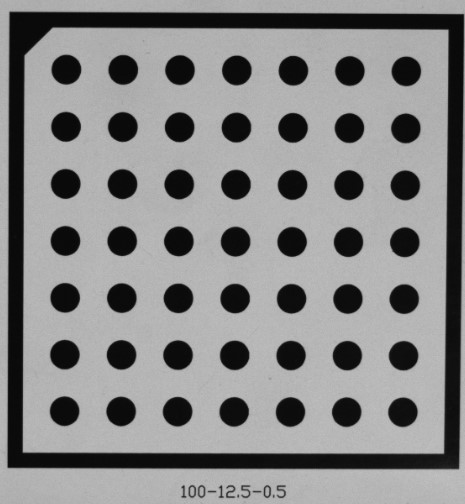
#> input picture 1.jpg, 465 x 504 px
$ python '相机标定.py'
#> lines starting #> are read from the running program, lines starting #| are printed output that depends on the picture; after the words box and inside, x2 and y2 are one past the last pixel; in counts of white or black regions, pixels touching at a corner belong together
# 加载环境包
import cv2
import numpy as np
# from PIL import  Image

# 图片简单处理


img = cv2.imread('1.jpg')  # 读取图片
#> img is the input picture: shape (504, 465, 3); min 0, max 194, mean 135.7

GrayImage = cv2.cvtColor(img, cv2.COLOR_BGR2GRAY)  # 灰度化

GrayImage = cv2.medianBlur(GrayImage, 25)  # 中值模糊，medianBlur()函数使用中值滤波器来平滑图像。
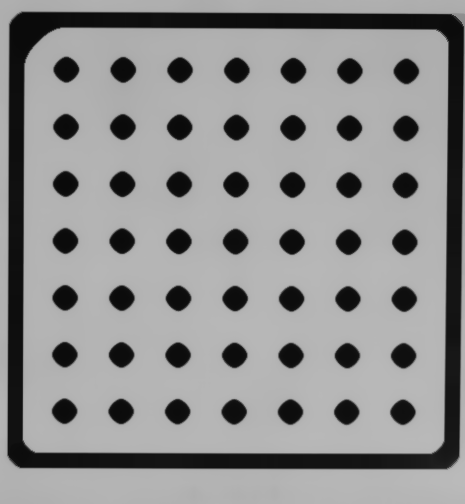
#> GrayImage: shape (504, 465); min 10, max 186, mean 143.6

# 阈值处理，输入图片默认为单通道灰度图片

ret, th1 = cv2.threshold(GrayImage, 127, 255, cv2.THRESH_TOZERO)  # 固定阈值二值化
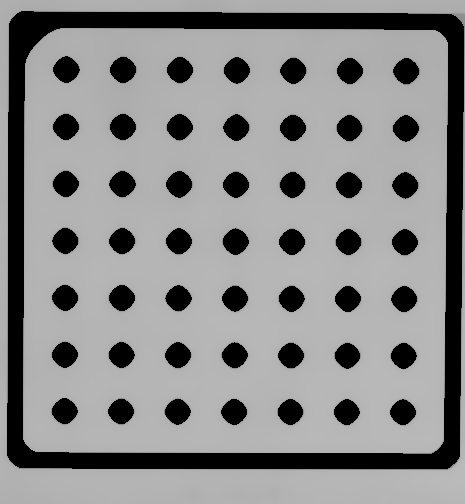
#> th1: shape (504, 465); min 0, max 186, mean 138

# threshold为固定阈值二值化

# 第二参数为阈值

# 第三参数为当像素值超过了阈值（或者小于阈值，根据type来决定），所赋予的值（一般情况下，都是256色，所以默认最大为255）

# thresh_binary是基于直方图的二值化操作类型，配合threshold一起使用。此外还有cv2.THRESH_BINARY； cv2.THRESH_BINARY_INV；
# cv2.THRESH_TRUNC； cv2.THRESH_TOZERO；cv2.THRESH_TOZERO_INV

th2 = cv2.adaptiveThreshold(GrayImage, 255, cv2.ADAPTIVE_THRESH_MEAN_C, cv2.THRESH_BINARY, 3, 5)
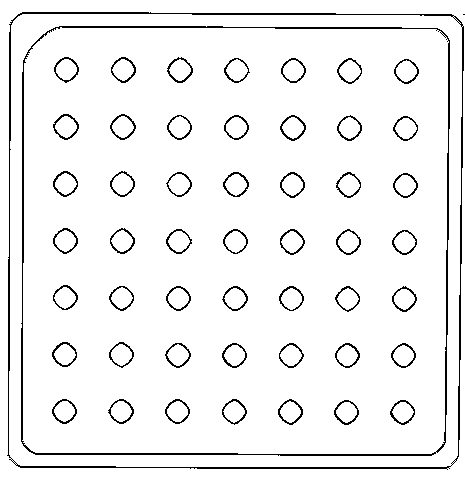
#> th2: shape (504, 465); 94.7% white; black in thin lines or dots, all inside (x1, y1, x2, y2) = (7, 12, 465, 470)

# adaptiveThreshold自适应阈值二值化，自适应阈值二值化函数根据图片一小块区域的值来计算对应区域的阈值，从而得到也许更为合适的图片。

# 第二参数为当像素值超过了阈值（或者小于阈值，根据type来决定），所赋予的值（一般情况下，都是256色，所以默认最大为255）

# 第三参数为阈值计算方法，类型有cv2.ADAPTIVE_THRESH_MEAN_C，cv2.ADAPTIVE_THRESH_GAUSSIAN_C

# 第四参数是基于直方图的二值化操作类型，配合threshold一起使用。此外还有cv2.THRESH_BINARY； cv2.THRESH_BINARY_INV；
# cv2.THRESH_TRUNC； cv2.THRESH_TOZERO；cv2.THRESH_TOZERO_INV

# 第五参数是图片中分块的大小

# 第六参数是阈值计算方法中的常数项

th3 = cv2.adaptiveThreshold(GrayImage, 255, cv2.ADAPTIVE_THRESH_GAUSSIAN_C, cv2.THRESH_BINARY, 3, 5)
#> th3: shape (504, 465); 95.1% white; black in thin lines or dots, all inside (x1, y1, x2, y2) = (7, 11, 464, 470)

# 同上

kernel = np.ones((6, 9), np.uint8)  # 创建全一矩阵，数值类型设置为uint8

erosion = cv2.erode(th2, kernel, iterations=1)  # 腐蚀处理
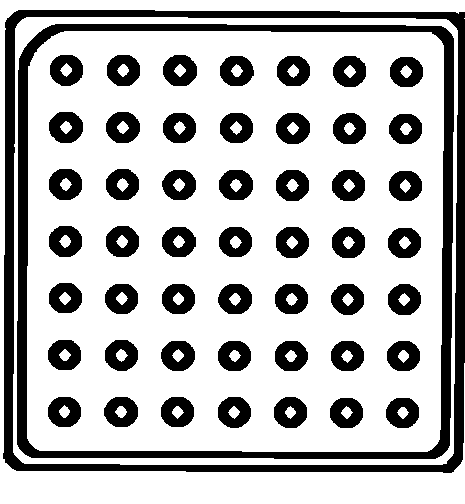
#> erosion: shape (504, 465); 72.5% white; 51 black regions, largest, box (x1, y1, x2, y2) and area: (3, 10, 465, 473) 14438, (17, 24, 454, 459) 14198, (49, 112, 83, 143) 759


dilation = cv2.dilate(erosion, kernel, iterations=1)  # 膨胀处理
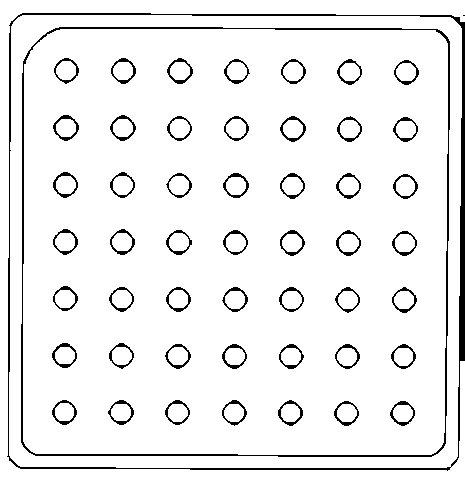
#> dilation: shape (504, 465); 93.7% white; black in thin lines or dots, all inside (x1, y1, x2, y2) = (7, 13, 465, 471)

imgray = cv2.Canny(erosion, 30, 100)  # Canny算子边缘检测
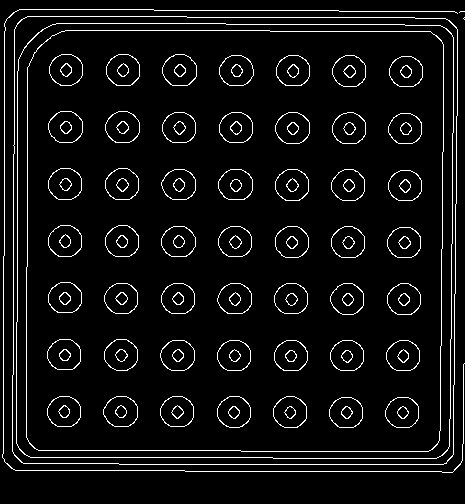
#> imgray: shape (504, 465); 5.9% white in thin lines or dots

# cv2.imshow("s", dilation)
circles = cv2.HoughCircles(imgray, cv2.HOUGH_GRADIENT, 1,20,param1=100,param2=20,minRadius=0,maxRadius=23) # 霍夫圆变换
#> circles = 48 rows, first 8: [120.5, 240.5, 16.9], [290.5, 356.5, 15.6], [122.5, 70.5, 16], [406.5, 128.5, 16], [121.5, 411.5, 16.7], [291.5, 412.5, 16], [232.5, 354.5, 16.9], [289.5, 297.5, 16.9]

# 第3参数默认为1

# 第4参数表示圆心与圆心之间的距离（太大的话，会很多圆被认为是一个圆）

# 第5参数默认为100

# 第6参数根据圆大小设置(圆越小设置越小，检测的圆越多，但检测大圆会有噪点)

# 第7圆最小半径

# 第8圆最大半径

circles = np.uint16(np.around(circles))
#> circles = 48 rows, first 8: [120, 240, 17], [290, 356, 16], [122, 70, 16], [406, 128, 16], [122, 412, 17], [292, 412, 16], [232, 354, 17], [290, 298, 17]

# np.uint16数组转换为整数，16位，0-65535

# np.around返回四舍五入后的值


P = circles[0]  # 去掉circles数组一层外括号
#> P has the same summary as circles

for i in P:
    # 画出外圆

    cv2.circle(img, (i[0], i[1]), i[2], (0, 255, 0), 2)  # 第二参数（）内是圆心坐标，第三参数是半径，第四参数（）内是颜色，第五参数是线条粗细

    # 画出圆心

    cv2.circle(img, (i[0], i[1]), 2, (0, 0, 255), 3)
#> this loop made 48 passes
#> i on passes 1 to 12: [120, 240, 17], [290, 356, 16], [122, 70, 16], [406, 128, 16], [122, 412, 17], [292, 412, 16], [232, 354, 17], [290, 298, 17], [402, 242, 17], [234, 412, 16], [350, 72, 16], [234, 240, 17]
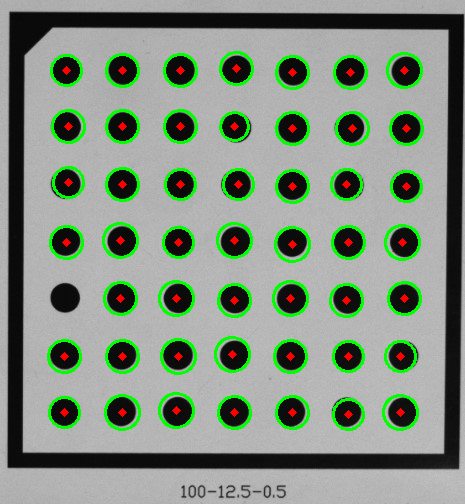
#> img: shape (504, 465, 3); 7.14% of pixels changed, all inside (x1, y1, x2, y2) = (47, 51, 424, 431)

print("圆的个数是：")

print(len(P))
#| 48

# 打开一个文件只用于写入。如果该文件已存在则打开文件，并从开头开始编辑，即原有内容会被删除。如果该文件不存在，创建新文件。
fresult = open('result.txt', 'w')

for i in P:
    r = int(i[2])

    x = int(i[0])

    y = int(i[1])

    print("圆心坐标为：", (x, y))

    # 将圆心写入文件
    fresult.writelines("圆心坐标为：(" + str(i[0]) + "," + str(i[1]) + ")" + "\n")

    print("圆的半径是：", r)
#> this loop made 48 passes
#> (i, r, x, y) on passes 1 to 12: ([120, 240, 17], 17, 120, 240), ([290, 356, 16], 16, 290, 356), ([122, 70, 16], 16, 122, 70), ([406, 128, 16], 16, 406, 128), ([122, 412, 17], 17, 122, 412), ([292, 412, 16], 16, 292, 412), ([232, 354, 17], 17, 232, 354), ([290, 298, 17], 17, 290, 298), ([402, 242, 17], 17, 402, 242), ([234, 412, 16], 16, 234, 412), ([350, 72, 16], 16, 350, 72), ([234, 240, 17], 17, 234, 240)
#> (printed output is left out)

cv2.imshow('detected circles', img)  # 第一参数为窗口名称

cv2.waitKey(0)  # 无穷大等待时间

cv2.destroyAllWindows()
